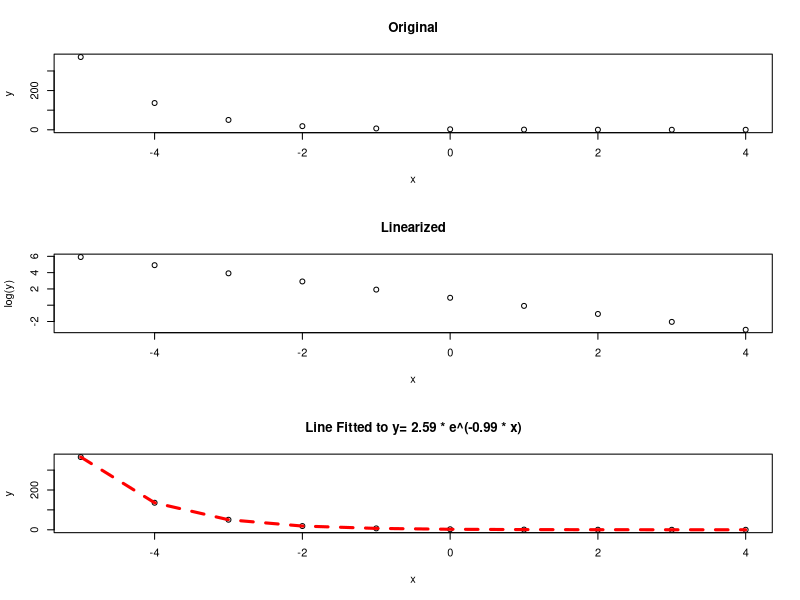

Generate this figure with R:
x <- c(-5,-4,-3,-2,-1,0,1,2,3,4)
y <- c(371.04,136.49,50.21,18.47,6.79,2.49,0.92,0.342,0.129,0.049)

png("all_plots.png")
par(mfrow=c(3,1))
# Make the original plot
plot(x,y,main="Original")

#straightened out plot
plot(x,log(y),main="Linearized")

# Fit the "linear" model
#fit = lm(log(y) ~ x)
#fit$coefficients
#Output:
#(Intercept)           x 
#  0.9300116  -0.9944674 
#summary(fit)
#Output:
#Call:
#lm(formula = log(y) ~ x)

#Residuals:
#      Min        1Q    Median        3Q       Max 
#-0.018926 -0.012773  0.000001  0.007640  0.031923 

#Coefficients:
#             Estimate Std. Error t value Pr(>|t|)    
#(Intercept)  0.930012   0.005419   171.6 1.49e-15 ***
#x           -0.994467   0.001859  -535.0  < 2e-16 ***
#---
#Signif. codes:  0 ‘***’ 0.001 ‘**’ 0.01 ‘*’ 0.05 ‘.’ 0.1 ‘ ’ 1

#Residual standard error: 0.01688 on 8 degrees of freedom
#Multiple R-squared:      1,	Adjusted R-squared:      1 
#F-statistic: 2.863e+05 on 1 and 8 DF,  p-value: < 2.2e-16

# Resulting equation: log(y) = .93 - .99x + 0.02
# y = exp(.95 - .99x)
# y = 2.59*exp(-.99*x)
# a = 2.59
# b = -.99

# Visualize results
#library(dvir)
exp <- expression(y=2.59*e^(-0.99*x))
print(exp)
# Plotting graph with fitted line
y <- 2.59*exp(-0.99*x)
#plot
plot(x,y,main=paste("Line Fitted to y=",exp))
lines(x, y, lty=2, col='red', lwd=3)
